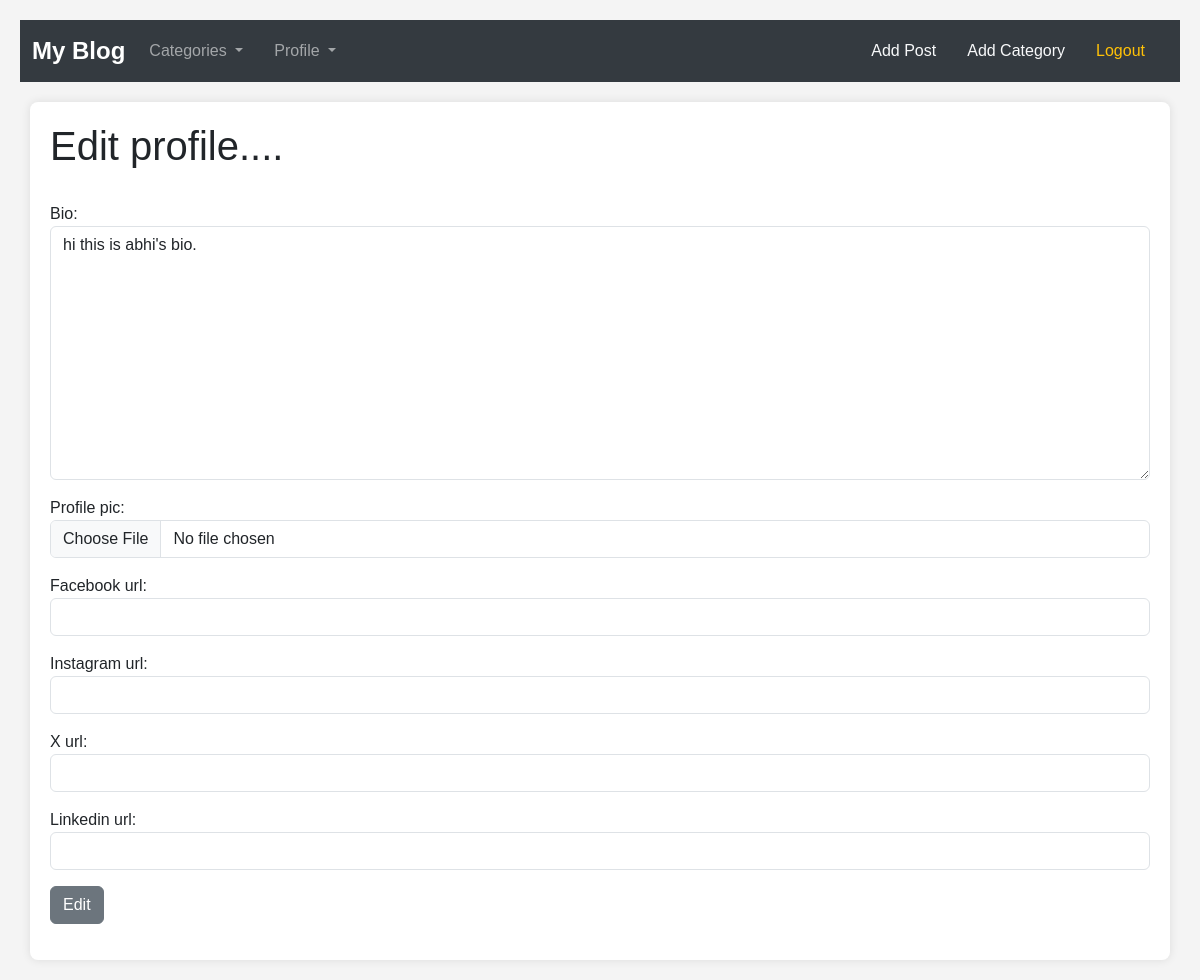
Before: /members/edit_profile_page/1 (signed in) with the older database file.
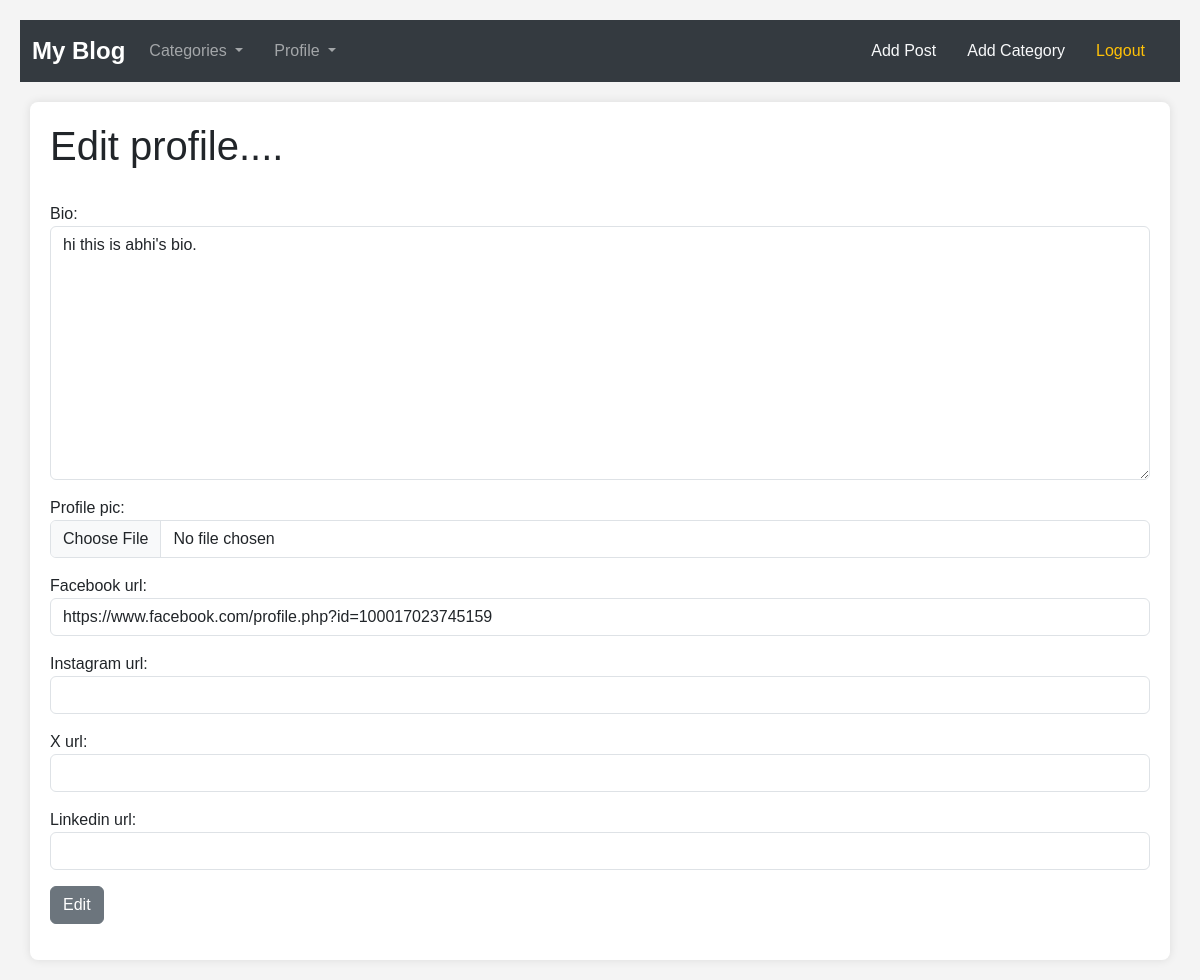
After: the same page with the newer database file.
### theblog/models.py (models this page shows, shortened)
class Profile(models.Model):
    user = models.OneToOneField(User, null=True, on_delete=models.CASCADE )
    bio = models.TextField()
    profile_pic = models.ImageField(null=True,blank=True,upload_to="images/profile/")
    facebook_url = models.CharField(null=True,blank=True,max_length=255)
    instagram_url = models.CharField(null=True,blank=True,max_length=255)
    X_url = models.CharField(null=True,blank=True,max_length=255)
    linkedin_url = models.CharField(null=True,blank=True,max_length=255)

### members/views.py (the view, shortened to what this page needs)
# urls.py: path('edit_profile_page/<int:pk>',EditProfilePageView.as_view(),name ="edit_profile_page"),
class EditProfilePageView(generic.UpdateView):
    model = Profile
    template_name = 'registration/edit_profile_view.html'
    form_class = EditProfilePageForm
    success_url = reverse_lazy('home')

### members/forms.py
class EditProfilePageForm(forms.ModelForm):
    class Meta:
        model = Profile
        fields = ('bio','profile_pic','facebook_url','instagram_url','X_url','linkedin_url')
        widgets = {
            'bio' : forms.Textarea(attrs={'class':'form-control',}),
            'profile_pic' : forms.FileInput(attrs={'class': 'form-control'}),
            'facebook_url' : forms.TextInput(attrs={'class':'form-control',}),
            'instagram_url' : forms.TextInput(attrs={'class':'form-control',}),
            'X_url' : forms.TextInput(attrs={'class':'form-control',}),
            'linkedin_url' : forms.TextInput(attrs={'class':'form-control',}),
        }

### members/templates/registration/edit_profile_view.html (shortened to what this page needs)
{% extends "base.html" %}
{%block content%}
<h1>Edit profile....</h1>
<br>
{% if user.is_authenticated %}
{%if user.id == profile.user.id%}
<div class="mb-3">
  <form method="POST" enctype="multipart/form-data">
      {{form.as_p}}
      <button  class="btn btn-secondary">Edit</button>
  </div>
{%else%}
<h5> you are not the correct user</h5>
{%endif%}
{%else%}
<h4>you should not be here and you know it !!!!</h4>
{%endif%}
{%endblock content%}

Changed rows visible on the page:
changed Profile "hi this is abhi's bio.": facebook_url (not shown) → "https://www.facebook.com/profile.php?id=100017023745159"
